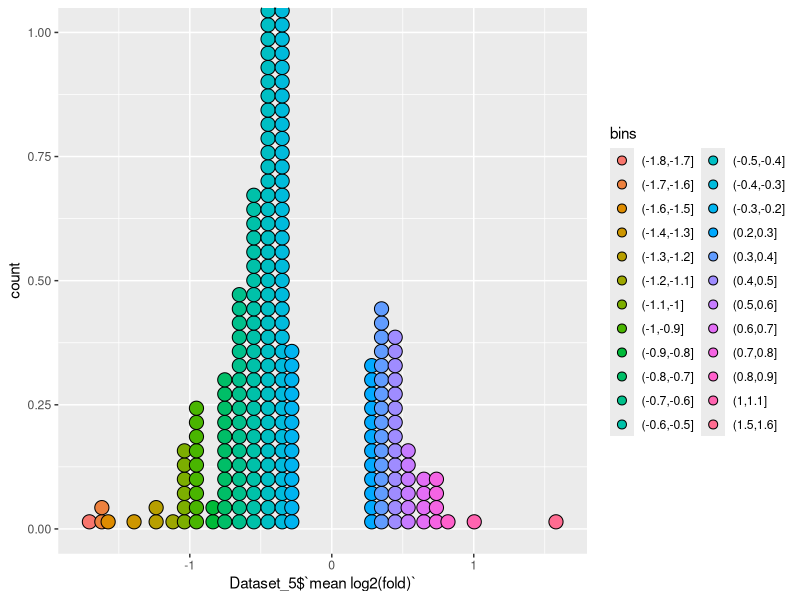

R code for this plot: (Note: this script raises an error after producing the figure.)
## ---- chunk 1
use("readr", c("read_csv", "locale", "cols", "col_integer"))
use("here", "here")
use("dplyr", c("select", "glimpse", "mutate"))
Dataset_5 <- read_csv(here("data_preprocessing/Notebooks/Dataset_5_preprocessing/Dataset_5.csv"), 
    col_types = cols(`significant in n/4 datasets` = col_integer()), 
    locale = locale(decimal_mark = ",")) |> 
  
  #rank based on 'mean log2(fold)'  
  mutate(rank = rank(-`mean log2(fold)`, ties.method = "first")) 
       
  
glimpse(Dataset_5)
## ---- chunk 2
# Create a columns with bins = 0.1 for the mean log2(fold)
Dataset_5 <- 
  Dataset_5 |> 
  mutate(bins = cut(`mean log2(fold)`, 
                    breaks = seq(-2, 2, by = 0.1), 
                    include.lowest = TRUE)) 

## ---- chunk 3
# draw dotplot histogram with ggplot2
library(ggplot2)
ggplot(Dataset_5, aes(x = Dataset_5$`mean log2(fold)`)) +
  geom_dotplot(aes(fill = bins), 
               binwidth = 0.1, 
               stackgroups = TRUE, 
               position = "identity") 


  theme_minimal()

## ---- chunk 4
#Save a csv for Dataset_5_cleaned for use in the application 
write.csv(Dataset_5, here("data", "Dataset_5_cleaned.csv"), row.names = FALSE)



